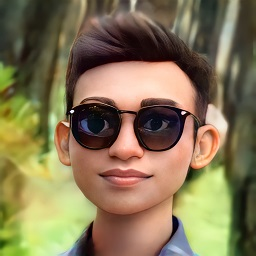
%> input picture 2/fotoku.jpg, 256 x 256 px
$ octave Untitled2.m   (GNU Octave 9; MATLAB toolbox functions it lacks are replaced by stand-ins)
%> lines starting %> are read from the running program, lines starting %| are printed output that depends on the picture
I =imread('fotoku.jpg');
%> I is the input picture: size 256x256x3 uint8; mean R, G, B 133, 118, 84.3
a = rgb2gray(I);
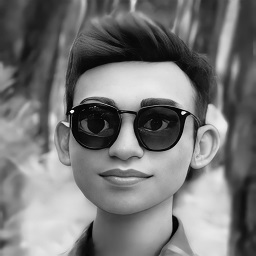
%> a: size 256x256 uint8; min 0, max 254, mean 118.7
[r c]= size(a);
%> r = 256; c = 256
data = reshape (a,r*c,1);
angka = unique(data);
%> angka = 247 values from 0 to 254
[r1 c1] = size (angka);
%> r1 = 247; c1 = 1
jumlah_angka = histc(data,angka);
%> jumlah_angka = 247 values, max 624 at index 218, min 1 at index 1, mean 265.3
total = r*c;
%> total = 65536
for x=1:r1
    H1(x,1)=jumlah_angka(x,1)/total;
end
%> after the loop, H1 = 247 values, max 0.00952 at index 218, min 1.53e-05 at index 1, mean 0.00405
figure, imshow(a);
figure, bar (H1);
%> after `bar (H1)`:
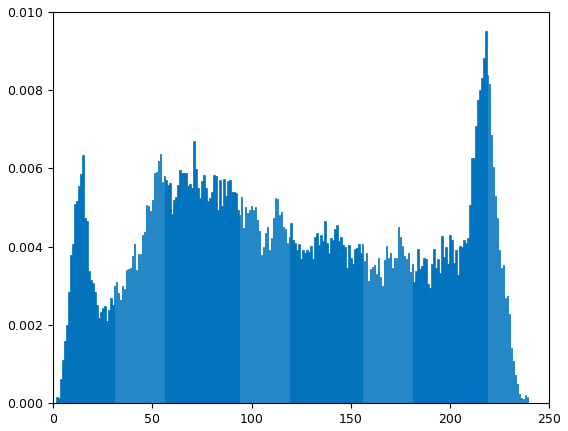
%> figure redrawn from the program's plot data; tallest bar 0.00952 high, from x = 217.6 to 218.4

$ run again, with 2/onion.png saved as 2/fotoku.jpg
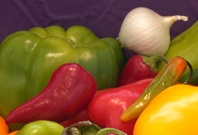
%> input picture 2/onion.png, 198 x 135 px
%> I is the input picture: size 135x198x3 uint8; mean R, G, B 137.2, 92.8, 45.4
%> `a = rgb2gray(I);`:
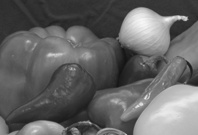
%> a: size 135x198 uint8; min 18, max 246, mean 100.7
%> angka = 229 values from 18 to 246
%> r1 = 229; c1 = 1
%> jumlah_angka = 229 values, max 628 at index 31, min 1 at index 2, mean 116.7
%> after the loop `for x=1:r1`: H1 = 229 values, max 0.0235 at index 31, min 3.74e-05 at index 2, mean 0.00437
%> `bar (H1)`:
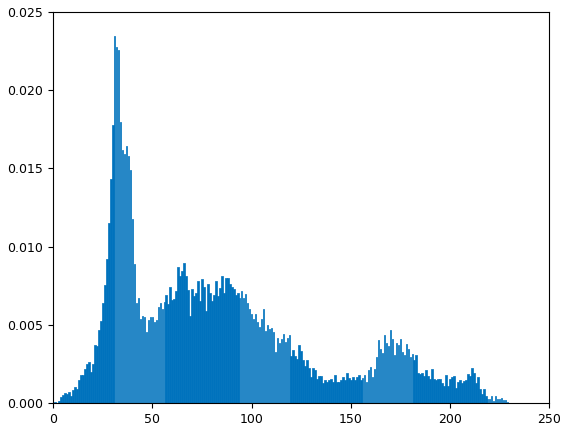
%> figure redrawn from the program's plot data; tallest bar 0.0235 high, from x = 30.6 to 31.4
